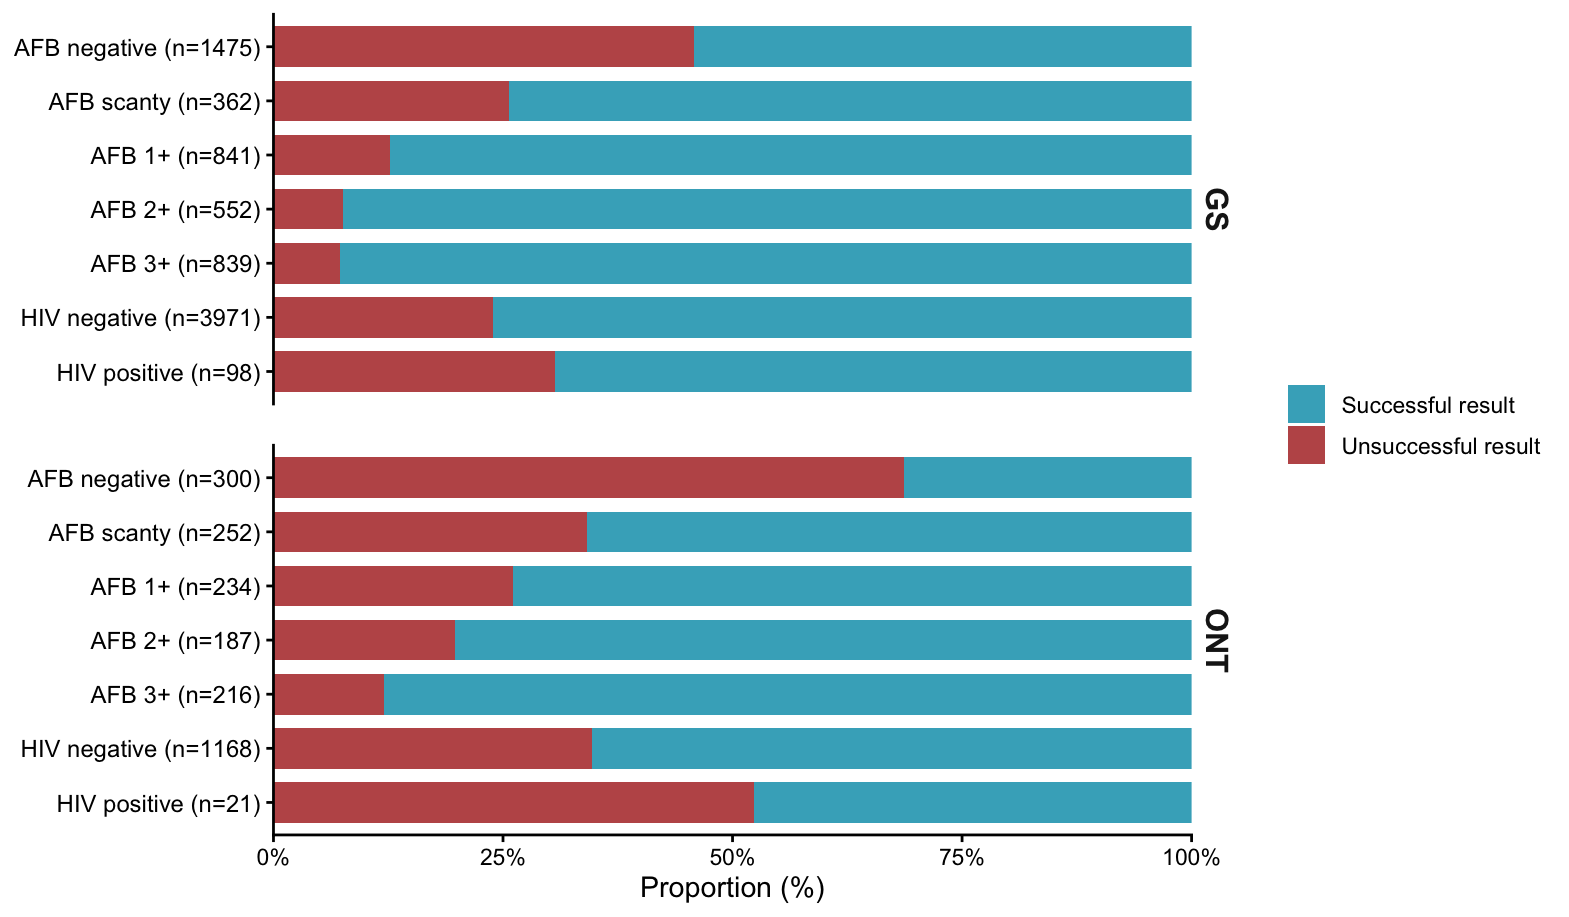

Source code (R):
############################################################
## Success rate of tNGS by AFB smear grade and HIV status
############################################################

library(tidyverse)

############################################################
## Read data
############################################################

df <- read.csv(
  "2026-07-15_AFB.csv",
  sep = ";",
  stringsAsFactors = FALSE
)

############################################################
## Clean column names
############################################################

names(df)[names(df)=="Identifiable."] <- "Identifiable"

############################################################
## Clean variables
############################################################

df <- df %>%
  mutate(
    AFB = trimws(AFB),
    HIV = trimws(HIV),
    Platform = trimws(tNGS_platform),
    Success = trimws(Identifiable)
  )

############################################################
## Exclude unwanted categories
############################################################

df <- df %>%
  filter(
    AFB %in% c("Neg","Scanty","1+","2+","3+"),
    HIV %in% c("Negatif","Positif"),
    Platform %in% c("ONT","GS")
  )

############################################################
## AFB summary
############################################################

afb <- df %>%
  group_by(Platform,AFB) %>%
  summarise(
    n=n(),
    Successful=sum(Success=="Yes"),
    Unsuccessful=sum(Success=="No"),
    .groups="drop"
  ) %>%
  mutate(
    Successful=Successful/n,
    Unsuccessful=Unsuccessful/n,
    Variable=case_when(
      AFB=="Neg"~"AFB negative",
      AFB=="Scanty"~"AFB scanty",
      TRUE~paste0("AFB ",AFB)
    )
  )

############################################################
## HIV summary
############################################################

hiv <- df %>%
  group_by(Platform,HIV) %>%
  summarise(
    n=n(),
    Successful=sum(Success=="Yes"),
    Unsuccessful=sum(Success=="No"),
    .groups="drop"
  ) %>%
  mutate(
    Successful=Successful/n,
    Unsuccessful=Unsuccessful/n,
    Variable=ifelse(
      HIV=="Negatif",
      "HIV negative",
      "HIV positive"
    )
  )

############################################################
## Combine summaries
############################################################

plot.df <- bind_rows(
  
  afb %>%
    select(Platform,Variable,n,Successful,Unsuccessful),
  
  hiv %>%
    select(Platform,Variable,n,Successful,Unsuccessful)
  
)

############################################################
## Order variables
############################################################

plot.df$Variable <- factor(
  plot.df$Variable,
  levels=c(
    "AFB negative",
    "AFB scanty",
    "AFB 1+",
    "AFB 2+",
    "AFB 3+",
    "HIV negative",
    "HIV positive"
  )
)

############################################################
## Labels with sample size
############################################################

plot.df <- plot.df %>%
  mutate(
    Label=paste0(
      Variable,
      " (n=",
      n,
      ")"
    )
  )

############################################################
## Long format
############################################################

plot.long <- plot.df %>%
  pivot_longer(
    cols=c(Successful,Unsuccessful),
    names_to="Result",
    values_to="Proportion"
  )

plot.long$Result <- factor(
  plot.long$Result,
  levels=c("Successful","Unsuccessful")
)

############################################################
## Keep order within each platform
############################################################

plot.long <- plot.long %>%
  arrange(Platform,Variable)

plot.long$Label <- factor(
  plot.long$Label,
  levels=rev(unique(plot.long$Label))
)

############################################################
## Plot
############################################################

p <- ggplot(
  plot.long,
  aes(
    x=Label,
    y=Proportion,
    fill=Result
  )
)+
  
  geom_col(width=.75)+
  
  coord_flip()+
  
  facet_grid(
    Platform~.,
    scales="free_y",
    space="free_y"
  )+
  
  scale_fill_manual(
    values=c(
      Successful="#43aec4",
      Unsuccessful="#bf5757"
    ),
    labels=c(
      "Successful result",
      "Unsuccessful result"
    )
  )+
  
  scale_y_continuous(
    limits=c(0,1),
    breaks=seq(0,1,0.25),
    labels=scales::percent_format(accuracy=1),
    expand=c(0,0)
  )+
  
  labs(
    x=NULL,
    y="Proportion (%)",
    fill=NULL
  )+
  
  theme_classic(base_size=12)+
  
  theme(
    
    strip.background=element_blank(),
    
    strip.text.y=element_text(
      face="bold",
      size=13
    ),
    
    axis.text.y=element_text(size=10),
    
    axis.title.x=element_text(size=12),
    
    legend.position="right",
    
    legend.title=element_blank(),
    
    panel.spacing=unit(1.2,"lines")
    
  )

############################################################
## Display
############################################################

print(p)

############################################################
## Save
############################################################

ggsave(
  "Success_rate_AFB_HIV.png",
  p,
  width=8,
  height=7,
  dpi=600
)
